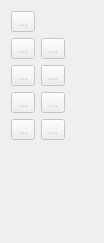
      <widget class="QWidget" name="page_4">
       <property name="geometry">
        <rect>
         <x>0</x>
         <y>0</y>
         <width>104</width>
         <height>243</height>
        </rect>
       </property>
       <property name="sizePolicy">
        <sizepolicy hsizetype="Expanding" vsizetype="Maximum">
         <horstretch>0</horstretch>
         <verstretch>0</verstretch>
        </sizepolicy>
       </property>
       <property name="toolTip">
        <string>Tools for creating arcs.</string>
       </property>
       <attribute name="icon">
        <iconset resource="../../libs/vmisc/share/resources/icon.qrc">
         <normaloff>:/icon/16x16/toolsectionarc.png</normaloff>:/icon/16x16/toolsectionarc.png</iconset>
       </attribute>
       <attribute name="label">
        <string>Arc</string>
       </attribute>
       <attribute name="toolTip">
        <string>Arc</string>
       </attribute>
       <layout class="QFormLayout" name="formLayout_4">
        <item row="2" column="0">
         <widget class="QToolButton" name="toolButtonArc">
          <property name="enabled">
           <bool>false</bool>
          </property>
          <property name="toolTip">
           <string>Arc</string>
          </property>
          <property name="text">
           <string notr="true">...</string>
          </property>
          <property name="icon">
           <iconset resource="share/resources/toolicon.qrc">
            <normaloff>:/toolicon/32x32/arc.png</normaloff>:/toolicon/32x32/arc.png</iconset>
          </property>
          <property name="iconSize">
           <size>
            <width>32</width>
            <height>32</height>
           </size>
          </property>
          <property name="checkable">
           <bool>true</bool>
          </property>
         </widget>
        </item>
        <item row="2" column="1">
         <widget class="QToolButton" name="toolButtonArcCutPoint">
          <property name="enabled">
           <bool>false</bool>
          </property>
          <property name="toolTip">
           <string>Segment an arc</string>
          </property>
          <property name="text">
           <string notr="true">...</string>
          </property>
          <property name="icon">
           <iconset resource="share/resources/toolicon.qrc">
            <normaloff>:/toolicon/32x32/arc_cut.png</normaloff>:/toolicon/32x32/arc_cut.png</iconset>
          </property>
          <property name="iconSize">
           <size>
            <width>32</width>
            <height>32</height>
           </size>
          </property>
          <property name="checkable">
           <bool>true</bool>
          </property>
         </widget>
        </item>
        <item row="3" column="0">
         <widget class="QToolButton" name="toolButtonArcIntersectAxis">
          <property name="enabled">
           <bool>false</bool>
          </property>
          <property name="toolTip">
           <string>Point intersect arc and axis</string>
          </property>
          <property name="text">
           <string notr="true">...</string>
          </property>
          <property name="icon">
           <iconset resource="share/resources/toolicon.qrc">
            <normaloff>:/toolicon/32x32/arc_intersect_axis.png</normaloff>:/toolicon/32x32/arc_intersect_axis.png</iconset>
          </property>
          <property name="iconSize">
           <size>
            <width>32</width>
            <height>32</height>
           </size>
          </property>
          <property name="checkable">
           <bool>true</bool>
          </property>
         </widget>
        </item>
        <item row="3" column="1">
         <widget class="QToolButton" name="toolButtonPointOfIntersectionArcs">
          <property name="enabled">
           <bool>false</bool>
          </property>
          <property name="toolTip">
           <string>Point of intersection arcs</string>
          </property>
          <property name="text">
           <string notr="true">...</string>
          </property>
          <property name="icon">
           <iconset resource="share/resources/toolicon.qrc">
            <normaloff>:/toolicon/32x32/point_of_intersection_arcs.png</normaloff>:/toolicon/32x32/point_of_intersection_arcs.png</iconset>
          </property>
          <property name="iconSize">
           <size>
            <width>32</width>
            <height>32</height>
           </size>
          </property>
          <property name="checkable">
           <bool>true</bool>
          </property>
         </widget>
        </item>
        <item row="4" column="0">
         <widget class="QToolButton" name="toolButtonPointOfIntersectionCircles">
          <property name="enabled">
           <bool>false</bool>
          </property>
          <property name="toolTip">
           <string>Point of intersection circles</string>
          </property>
          <property name="text">
           <string notr="true">...</string>
          </property>
          <property name="icon">
           <iconset resource="share/resources/toolicon.qrc">
            <normaloff>:/toolicon/32x32/point_of_intersection_circles.png</normaloff>:/toolicon/32x32/point_of_intersection_circles.png</iconset>
          </property>
          <property name="iconSize">
           <size>
            <width>32</width>
            <height>32</height>
           </size>
          </property>
          <property name="checkable">
           <bool>true</bool>
          </property>
         </widget>
        </item>
        <item row="4" column="1">
         <widget class="QToolButton" name="toolButtonPointFromCircleAndTangent">
          <property name="enabled">
           <bool>false</bool>
          </property>
          <property name="toolTip">
           <string>Point from circle and tangent</string>
          </property>
          <property name="text">
           <string notr="true">...</string>
          </property>
          <property name="icon">
           <iconset resource="share/resources/toolicon.qrc">
            <normaloff>:/toolicon/32x32/point_from_circle_and_tangent.png</normaloff>:/toolicon/32x32/point_from_circle_and_tangent.png</iconset>
          </property>
          <property name="iconSize">
           <size>
            <width>32</width>
            <height>32</height>
           </size>
          </property>
          <property name="checkable">
           <bool>true</bool>
          </property>
         </widget>
        </item>
        <item row="5" column="0">
         <widget class="QToolButton" name="toolButtonPointFromArcAndTangent">
          <property name="enabled">
           <bool>false</bool>
          </property>
          <property name="toolTip">
           <string>Point from arc and tangent</string>
          </property>
          <property name="text">
           <string notr="true">...</string>
          </property>
          <property name="icon">
           <iconset resource="share/resources/toolicon.qrc">
            <normaloff>:/toolicon/32x32/point_from_arc_and_tangent.png</normaloff>:/toolicon/32x32/point_from_arc_and_tangent.png</iconset>
          </property>
          <property name="iconSize">
           <size>
            <width>32</width>
            <height>32</height>
           </size>
          </property>
          <property name="checkable">
           <bool>true</bool>
          </property>
         </widget>
        </item>
        <item row="5" column="1">
         <widget class="QToolButton" name="toolButtonArcWithLength">
          <property name="enabled">
           <bool>false</bool>
          </property>
          <property name="toolTip">
           <string>Arc with given length</string>
          </property>
          <property name="text">
           <string notr="true">...</string>
          </property>
          <property name="icon">
           <iconset resource="share/resources/toolicon.qrc">
            <normaloff>:/toolicon/32x32/arc_with_length.png</normaloff>:/toolicon/32x32/arc_with_length.png</iconset>
          </property>
          <property name="iconSize">
           <size>
            <width>32</width>
            <height>32</height>
           </size>
          </property>
          <property name="checkable">
           <bool>true</bool>
          </property>
         </widget>
        </item>
        <item row="0" column="0">
         <widget class="QToolButton" name="toolButtonPointerArc">
          <property name="enabled">
           <bool>false</bool>
          </property>
          <property name="toolTip">
           <string>Tool pointer</string>
          </property>
          <property name="text">
           <string notr="true">...</string>
          </property>
          <property name="icon">
           <iconset resource="../../libs/vmisc/share/resources/icon.qrc">
            <normaloff>:/icon/32x32/arrow_cursor.png</normaloff>:/icon/32x32/arrow_cursor.png</iconset>
          </property>
          <property name="iconSize">
           <size>
            <width>32</width>
            <height>32</height>
           </size>
          </property>
          <property name="checkable">
           <bool>true</bool>
          </property>
         </widget>
        </item>
       </layout>
      </widget>
